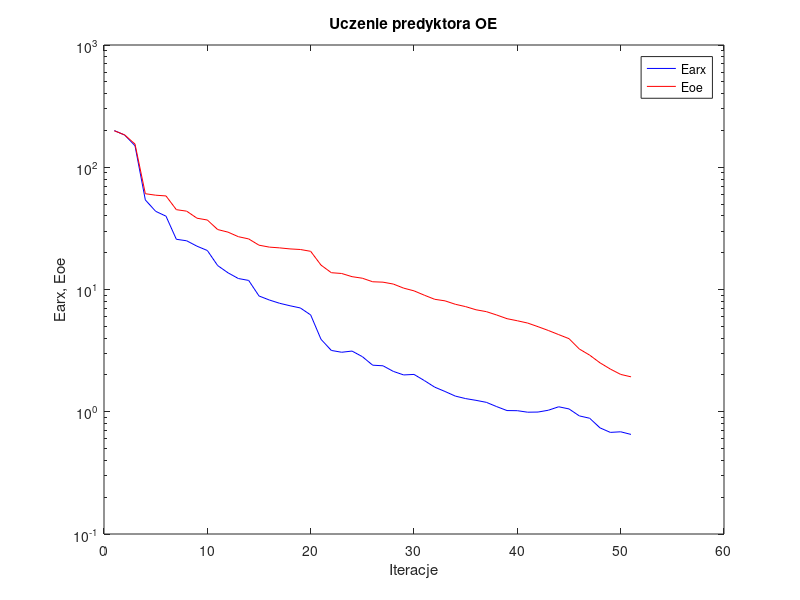
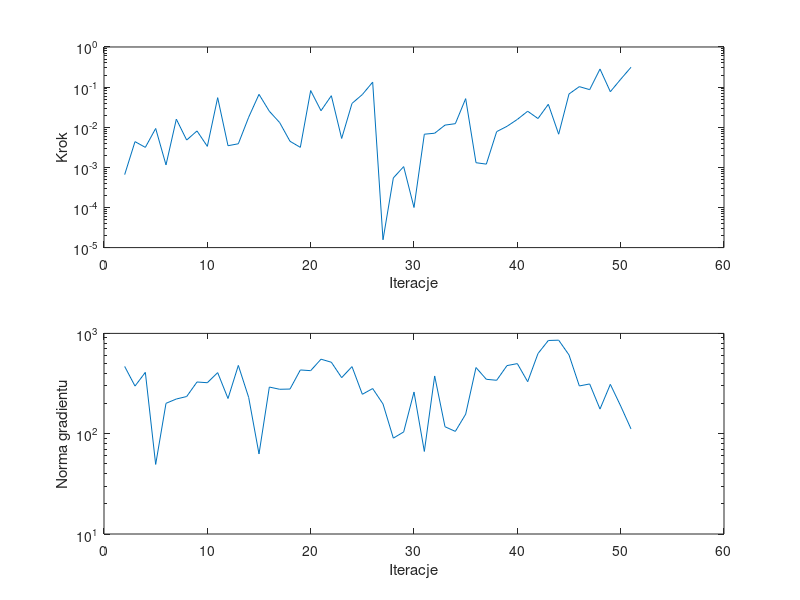

Write MATLAB code to recreate these figures, in order.
%uczenie predyktora oe
clear all;
n=0; farx(n+1)=1.994950e+002; foe(n+1)=1.988552e+002; wspucz(n+1)=0.000000e+000; ng(n+1)=0.000000e+000;
%odnowa zmiennej metryki
n=1; farx(n+1)=1.833885e+002; foe(n+1)=1.838506e+002; krok(n+1)=6.586506e-004; ng(n+1)=4.683611e+002;
n=2; farx(n+1)=1.498578e+002; foe(n+1)=1.548471e+002; krok(n+1)=4.375565e-003; ng(n+1)=2.984738e+002;
n=3; farx(n+1)=5.402960e+001; foe(n+1)=6.074819e+001; krok(n+1)=3.146871e-003; ng(n+1)=4.087581e+002;
n=4; farx(n+1)=4.361219e+001; foe(n+1)=5.907866e+001; krok(n+1)=9.317009e-003; ng(n+1)=4.940562e+001;
n=5; farx(n+1)=3.978196e+001; foe(n+1)=5.826076e+001; krok(n+1)=1.150185e-003; ng(n+1)=2.008442e+002;
n=6; farx(n+1)=2.575158e+001; foe(n+1)=4.498286e+001; krok(n+1)=1.589287e-002; ng(n+1)=2.217585e+002;
n=7; farx(n+1)=2.503260e+001; foe(n+1)=4.372981e+001; krok(n+1)=4.792105e-003; ng(n+1)=2.347617e+002;
n=8; farx(n+1)=2.260647e+001; foe(n+1)=3.830108e+001; krok(n+1)=8.076021e-003; ng(n+1)=3.276655e+002;
n=9; farx(n+1)=2.084557e+001; foe(n+1)=3.702098e+001; krok(n+1)=3.334617e-003; ng(n+1)=3.222770e+002;
n=10; farx(n+1)=1.569463e+001; foe(n+1)=3.093480e+001; krok(n+1)=5.455281e-002; ng(n+1)=4.062742e+002;
n=11; farx(n+1)=1.369688e+001; foe(n+1)=2.946335e+001; krok(n+1)=3.460293e-003; ng(n+1)=2.243044e+002;
n=12; farx(n+1)=1.229846e+001; foe(n+1)=2.704238e+001; krok(n+1)=3.868579e-003; ng(n+1)=4.793842e+002;
n=13; farx(n+1)=1.186363e+001; foe(n+1)=2.593104e+001; krok(n+1)=1.775074e-002; ng(n+1)=2.300172e+002;
n=14; farx(n+1)=8.852639e+000; foe(n+1)=2.304367e+001; krok(n+1)=6.601690e-002; ng(n+1)=6.280716e+001;
n=15; farx(n+1)=8.205406e+000; foe(n+1)=2.222034e+001; krok(n+1)=2.502130e-002; ng(n+1)=2.917971e+002;
n=16; farx(n+1)=7.712130e+000; foe(n+1)=2.190277e+001; krok(n+1)=1.305754e-002; ng(n+1)=2.772547e+002;
n=17; farx(n+1)=7.362533e+000; foe(n+1)=2.148055e+001; krok(n+1)=4.464102e-003; ng(n+1)=2.787015e+002;
n=18; farx(n+1)=7.063656e+000; foe(n+1)=2.124584e+001; krok(n+1)=3.151553e-003; ng(n+1)=4.320152e+002;
n=19; farx(n+1)=6.194915e+000; foe(n+1)=2.052776e+001; krok(n+1)=8.205256e-002; ng(n+1)=4.250604e+002;
n=20; farx(n+1)=3.914749e+000; foe(n+1)=1.583453e+001; krok(n+1)=2.578794e-002; ng(n+1)=5.530838e+002;
n=21; farx(n+1)=3.173167e+000; foe(n+1)=1.372251e+001; krok(n+1)=6.101054e-002; ng(n+1)=5.158538e+002;
n=22; farx(n+1)=3.066764e+000; foe(n+1)=1.352100e+001; krok(n+1)=5.242823e-003; ng(n+1)=3.620498e+002;
n=23; farx(n+1)=3.136521e+000; foe(n+1)=1.273602e+001; krok(n+1)=3.920662e-002; ng(n+1)=4.664079e+002;
n=24; farx(n+1)=2.824082e+000; foe(n+1)=1.236906e+001; krok(n+1)=6.524238e-002; ng(n+1)=2.470876e+002;
n=25; farx(n+1)=2.403837e+000; foe(n+1)=1.157063e+001; krok(n+1)=1.329492e-001; ng(n+1)=2.819072e+002;
%odnowa zmiennej metryki
n=26; farx(n+1)=2.376581e+000; foe(n+1)=1.148073e+001; krok(n+1)=1.567018e-005; ng(n+1)=1.978318e+002;
n=27; farx(n+1)=2.138466e+000; foe(n+1)=1.108001e+001; krok(n+1)=5.440190e-004; ng(n+1)=9.031409e+001;
n=28; farx(n+1)=2.000612e+000; foe(n+1)=1.026011e+001; krok(n+1)=1.043660e-003; ng(n+1)=1.041221e+002;
n=29; farx(n+1)=2.020227e+000; foe(n+1)=9.750054e+000; krok(n+1)=9.985203e-005; ng(n+1)=2.604264e+002;
n=30; farx(n+1)=1.799747e+000; foe(n+1)=8.982979e+000; krok(n+1)=6.699412e-003; ng(n+1)=6.652961e+001;
n=31; farx(n+1)=1.589900e+000; foe(n+1)=8.316035e+000; krok(n+1)=7.088910e-003; ng(n+1)=3.764170e+002;
n=32; farx(n+1)=1.465075e+000; foe(n+1)=8.076258e+000; krok(n+1)=1.129495e-002; ng(n+1)=1.173114e+002;
n=33; farx(n+1)=1.342854e+000; foe(n+1)=7.570785e+000; krok(n+1)=1.226153e-002; ng(n+1)=1.054258e+002;
n=34; farx(n+1)=1.281156e+000; foe(n+1)=7.240684e+000; krok(n+1)=5.160128e-002; ng(n+1)=1.565163e+002;
n=35; farx(n+1)=1.239905e+000; foe(n+1)=6.826483e+000; krok(n+1)=1.304868e-003; ng(n+1)=4.565759e+002;
n=36; farx(n+1)=1.194098e+000; foe(n+1)=6.591213e+000; krok(n+1)=1.203191e-003; ng(n+1)=3.485607e+002;
n=37; farx(n+1)=1.101772e+000; foe(n+1)=6.186504e+000; krok(n+1)=7.772060e-003; ng(n+1)=3.408411e+002;
n=38; farx(n+1)=1.022657e+000; foe(n+1)=5.772184e+000; krok(n+1)=1.053841e-002; ng(n+1)=4.774479e+002;
n=39; farx(n+1)=1.020254e+000; foe(n+1)=5.549833e+000; krok(n+1)=1.565005e-002; ng(n+1)=4.997441e+002;
n=40; farx(n+1)=9.915876e-001; foe(n+1)=5.315051e+000; krok(n+1)=2.502130e-002; ng(n+1)=3.299460e+002;
n=41; farx(n+1)=9.944449e-001; foe(n+1)=4.964869e+000; krok(n+1)=1.647425e-002; ng(n+1)=6.299159e+002;
n=42; farx(n+1)=1.028959e+000; foe(n+1)=4.621697e+000; krok(n+1)=3.730542e-002; ng(n+1)=8.497930e+002;
n=43; farx(n+1)=1.098311e+000; foe(n+1)=4.276488e+000; krok(n+1)=6.699412e-003; ng(n+1)=8.558766e+002;
n=44; farx(n+1)=1.054603e+000; foe(n+1)=3.961655e+000; krok(n+1)=6.733630e-002; ng(n+1)=6.098933e+002;
n=45; farx(n+1)=9.249485e-001; foe(n+1)=3.259493e+000; krok(n+1)=1.027628e-001; ng(n+1)=2.991510e+002;
n=46; farx(n+1)=8.850081e-001; foe(n+1)=2.904559e+000; krok(n+1)=8.643496e-002; ng(n+1)=3.132962e+002;
n=47; farx(n+1)=7.382246e-001; foe(n+1)=2.513217e+000; krok(n+1)=2.821404e-001; ng(n+1)=1.760563e+002;
n=48; farx(n+1)=6.779302e-001; foe(n+1)=2.234762e+000; krok(n+1)=7.682071e-002; ng(n+1)=3.105281e+002;
n=49; farx(n+1)=6.856497e-001; foe(n+1)=2.020604e+000; krok(n+1)=1.567018e-001; ng(n+1)=1.888982e+002;
n=50; farx(n+1)=6.524908e-001; foe(n+1)=1.930266e+000; krok(n+1)=3.119600e-001; ng(n+1)=1.116539e+002;

figure; semilogy(farx,'b'); hold on; semilogy(foe,'r'); xlabel('Iteracje'); ylabel('Earx, Eoe'); legend('Earx','Eoe'); title('Uczenie predyktora OE');
figure; subplot(2,1,1); semilogy(krok); xlabel('Iteracje'); ylabel('Krok');
subplot(2,1,2); semilogy(ng); xlabel('Iteracje'); ylabel('Norma gradientu');
Earx=farx(n+1)
Eoe=foe(n+1)
